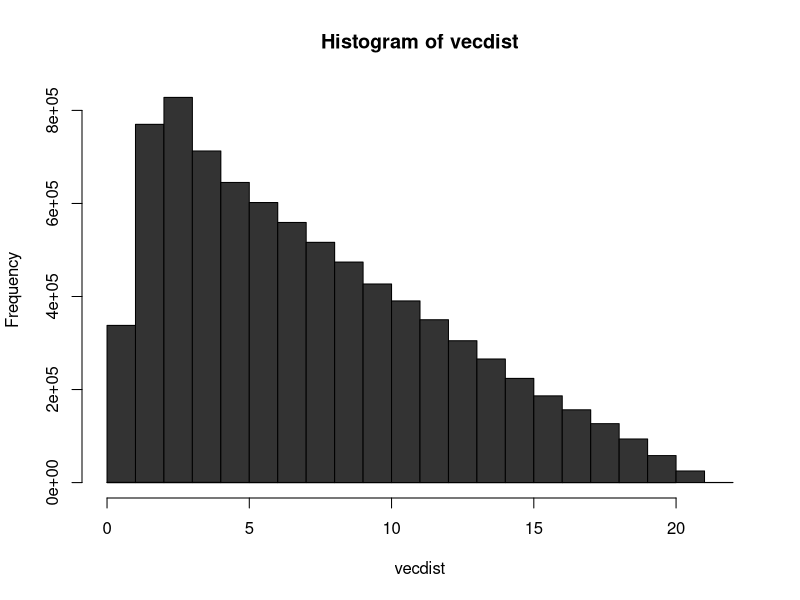

Write R code to recreate this figure.
#!/usr/bin/R

dirout = './out'
simbad = read.table('simbad.csv', header=T, sep=';')
hipparcos = read.table('HIPPARCOS.csv', header=T, sep=';')
cruzados = read.table('id_cruzados.csv', header=T, sep=',')

#dist
mdistances = dist(rbind(hipparcos[,2:3], simbad[,4:5])) 

#dist to matrix 
mdist =as.matrix(mdistances)

#matrix to vector
vecdist <- c(mdist)

#unclassify stars, do a hist
hist(vecdist,col="gray20");

#classify stars, do a hist
allcruzados = rbind(as.matrix(cruzados[2:nrow(cruzados),3:4]), as.matrix(cruzados[2:nrow(cruzados),5:6]))

#dist cruzados
mdistcruz = dist(allcruzados)

#matrix to vector.
vecdistcruz = c(as.matrix(mdistcruz))

#oh god why
hist(vecdistcruz, col="green", add=T)



